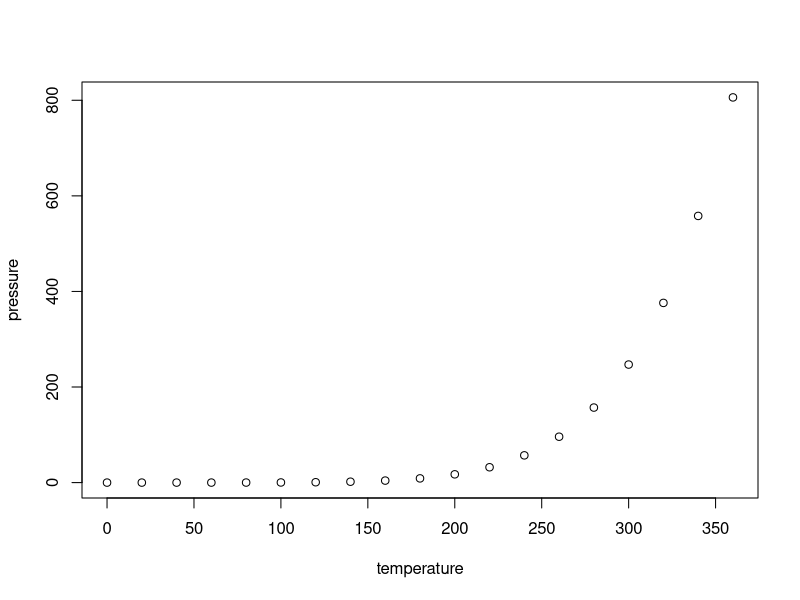
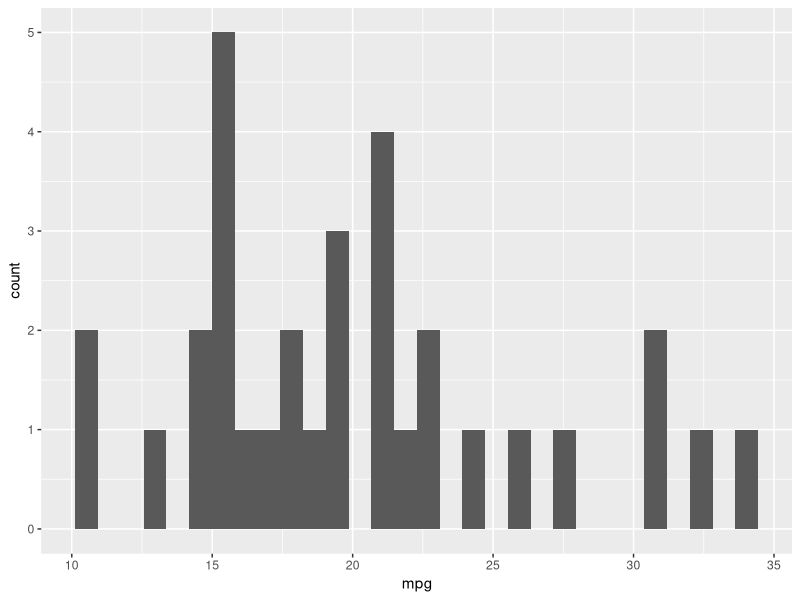

Reproduce these figures in R, in order.
## ---- chunk 1
knitr::opts_chunk$set(echo = FALSE)
## ---- chunk 2
summary(cars)
## ---- chunk 3
plot(pressure)
## ---- chunk 4
library(ggplot2)

ggplot(mtcars, aes(x =  mpg)) + 
  geom_histogram()
